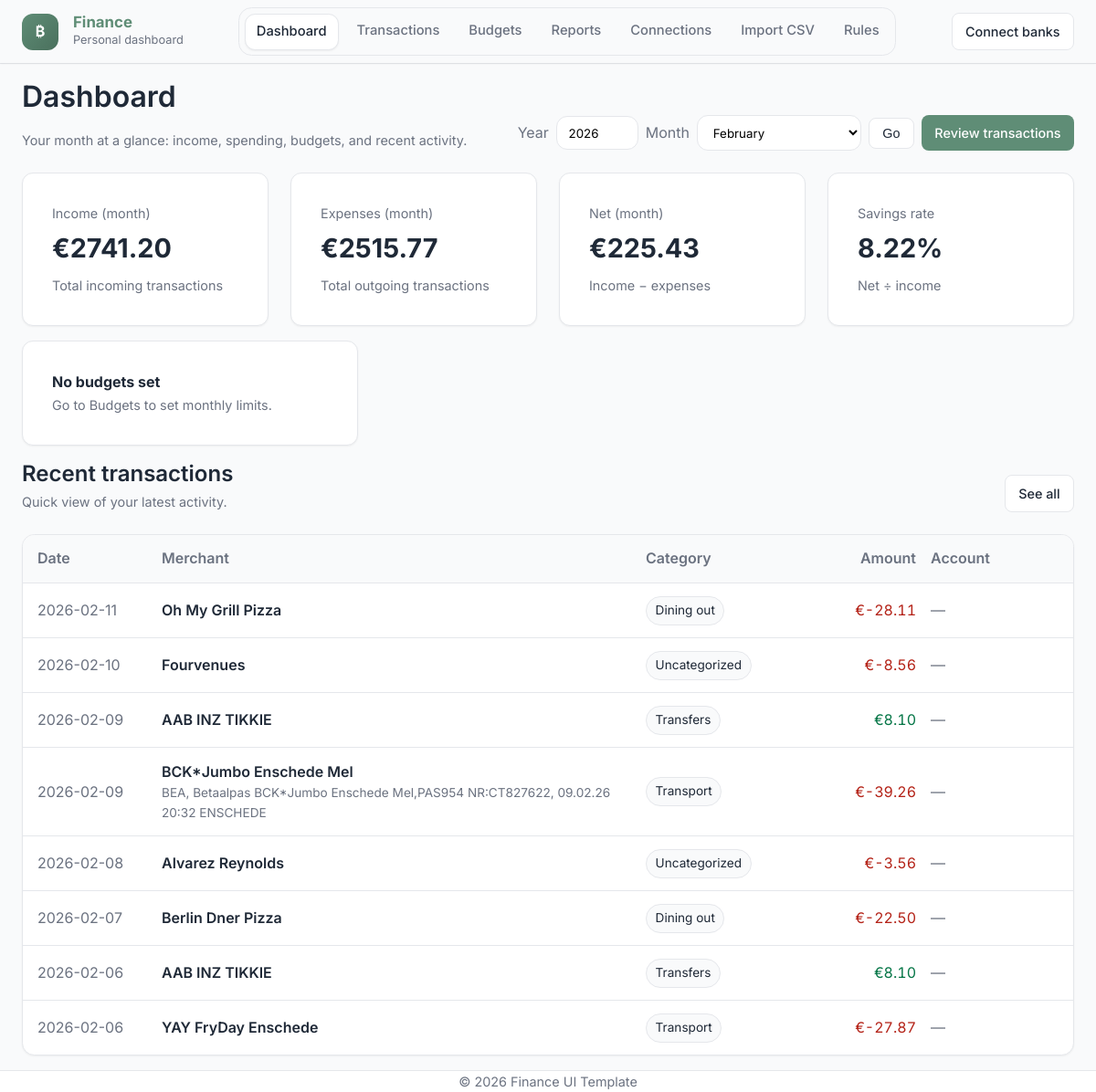
The page / on the database its author committed.
### models.py (models this page shows)
class Transaction(db.Model):
    id = db.Column(db.Integer, primary_key=True)
    posted_date = db.Column(db.Date, nullable=False)
    merchant = db.Column(db.String(255), nullable=True)
    description = db.Column(db.String(500), nullable=True)
    amount = db.Column(db.Numeric(12, 2), nullable=False)
    currency = db.Column(db.String(8), default="EUR")
    account_id = db.Column(db.Integer, db.ForeignKey("account.id"), nullable=True)
    category_id = db.Column(db.Integer, db.ForeignKey("category.id"), nullable=True)
    fingerprint = db.Column(db.String(64), nullable=False, unique=True, index=True)
    created_at = db.Column(db.DateTime, default=datetime.utcnow)
    import_batch_id = db.Column(db.Integer, db.ForeignKey("import_batch.id"), nullable=True)
    import_batch = db.relationship("ImportBatch", backref=db.backref("transactions", lazy=True))
    __table_args__ = (
        db.UniqueConstraint("account_id", "fingerprint", name="uq_tx_account_fingerprint"),
    )

class Category(db.Model):
    id = db.Column(db.Integer, primary_key=True)
    name = db.Column(db.String(80), unique=True, nullable=False)
    transactions = db.relationship("Transaction", backref="category", lazy=True)

### app.py (the view, shortened to what this page needs)
@app.get("/")
def dashboard():
    year = int(request.args.get("year", date.today().year))
    month = int(request.args.get("month", date.today().month))
    start_date = date(year, month, 1)
    last_day = calendar.monthrange(year, month)[1]
    end_date = date(year, month, last_day)
    income = db.session.query(func.coalesce(func.sum(Transaction.amount), 0))\
        .filter(Transaction.posted_date >= start_date,
                Transaction.posted_date <= end_date,
                Transaction.amount > 0).scalar()
    expenses = db.session.query(func.coalesce(func.sum(-Transaction.amount), 0))\
        .filter(Transaction.posted_date >= start_date,
                Transaction.posted_date <= end_date,
                Transaction.amount < 0).scalar()
    net = income - expenses
    savings_rate = (float(net) / float(income) * 100) if income and float(income) != 0 else 0.0
    budgets = (
        db.session.query(Budget, Category)
        .join(Category, Category.id == Budget.category_id)
        .filter(Budget.year == year, Budget.month == month)
        .all()
    )
    spent_rows = (
        db.session.query(
            Transaction.category_id,
            func.coalesce(func.sum(
                case((Transaction.amount < 0, -Transaction.amount), else_=0)
            ), 0).label("spent")
        )
        .filter(Transaction.posted_date >= start_date,
                Transaction.posted_date <= end_date,
                Transaction.category_id.isnot(None))
        .group_by(Transaction.category_id)
        .all()
    )
    spent_map = {cid: float(spent) for cid, spent in spent_rows}
    budget_cards = []
    def sort_key(x):
        if x["status"] == "overspent": return (0, -x["pct"])
        if x["status"] == "near": return (1, -x["pct"])
        return (2, -x["pct"])
    budget_cards.sort(key=sort_key)
    recent_txs = Transaction.query.order_by(Transaction.posted_date.desc()).limit(8).all()
    return render_template(
        "dashboard.html",
        year=year, month=month,
        income=income, expenses=expenses, net=net, savings_rate=savings_rate,
        budget_cards=budget_cards,
        recent=recent_txs
    )

### app.py (called while the page is built)
@app.context_processor
def inject_now():
    return {"current_year": date.today().year}

### templates/dashboard.html (shortened to what this page needs)
{% extends "base.html" %}
{% block content %}
  <div class="card-header">
    <div>
      <h1>Dashboard</h1>
      <div class="kicker">Your month at a glance: income, spending, budgets, and recent activity.</div>
    </div>
    <div class="toolbar" style="gap:.5rem; flex-wrap:wrap;">
      <form method="get" style="display:flex; gap:.5rem; align-items:center; flex-wrap:wrap;">
        <label class="muted">Year</label>
        <input class="input" name="year" value="{{ year }}" style="width:90px;" />
        <label class="muted">Month</label>
        <select class="input" name="month" style="width:180px;">
          {% set months = [
            (1,"January"),(2,"February"),(3,"March"),(4,"April"),(5,"May"),(6,"June"),
            (7,"July"),(8,"August"),(9,"September"),(10,"October"),(11,"November"),(12,"December")
          ] %}
          {% for mnum, mname in months %}
            <option value="{{ mnum }}" {% if mnum == month %}selected{% endif %}>{{ mname }}</option>
          {% endfor %}
        </select>
        <button class="btn btn-outline btn-sm" type="submit">Go</button>
      </form>
      <a class="btn btn-primary btn-sm" href="{{ url_for('transactions') }}">Review transactions</a>
    </div>
  </div>
  <section class="metrics-grid">
    <div class="card metric">
      <div class="label">Income (month)</div>
      <div class="value">€{{ "%.2f"|format(income) }}</div>
      <div class="delta muted">Total incoming transactions</div>
    </div>
    <div class="card metric">
      <div class="label">Expenses (month)</div>
      <div class="value">€{{ "%.2f"|format(expenses) }}</div>
      <div class="delta muted">Total outgoing transactions</div>
    </div>
    <div class="card metric">
      <div class="label">Net (month)</div>
      <div class="value {% if net < 0 %}negative{% else %}positive{% endif %}">
        €{{ "%.2f"|format(net) }}
      </div>
      <div class="delta muted">Income − expenses</div>
    </div>
    <div class="card metric">
      <div class="label">Savings rate</div>
      <div class="value">{{ "%.2f"|format(savings_rate) }}%</div>
      <div class="delta muted">Net ÷ income</div>
    </div>
  </section>
  <div style="height: 1rem;"></div>
  <section class="budget-grid">
      {% if budget_cards and budget_cards|length > 0 %}
        {% for b in budget_cards %}
          <div class="card budget-card">
            <div class="split">
              <div style="font-weight:700;">{{ b.category }}</div>
              <div class="small muted">€{{ "%0.2f"|format(b.spent) }} / €{{ "%0.2f"|format(b.limit) }}</div>
            </div>
            <div style="height:.6rem;"></div>
            {% set bar = b.pct if b.pct < 100 else 100 %}
            <div class="progress"><div style="width:{{ bar }}%;"></div></div>
            <div style="height:.6rem;"></div>
            {% if b.status == "overspent" %}
              <div class="small"><span class="badge">Overspent</span> <span class="muted">{{ "%0.0f"|format(b.pct) }}% used</span></div>
            {% elif b.status == "near" %}
              <div class="small"><span class="badge">Near limit</span> <span class="muted">{{ "%0.0f"|format(b.pct) }}% used</span></div>
            {% else %}
              <div class="small muted">{{ "%0.0f"|format(b.pct) }}% used · resets monthly</div>
            {% endif %}
          </div>
        {% endfor %}
      {% else %}
        <div class="card budget-card">
          <div style="font-weight:700;">No budgets set</div>
          <div class="muted small">Go to Budgets to set monthly limits.</div>
        </div>
      {% endif %}
    </section>
  <div style="height: 1rem;"></div>
  <div class="card-header">
    <div>
      <h2 style="margin:0;">Recent transactions</h2>
      <div class="kicker">Quick view of your latest activity.</div>
    </div>
    <a class="btn btn-outline btn-sm" href="{{ url_for('transactions') }}">See all</a>
  </div>
  <div class="surface-list">
    <div class="tx-row tx-head">
      <div>Date</div><div>Merchant</div><div class="col-category">Category</div><div class="tx-amount">Amount</div><div class="col-account">Account</div>
    </div>
    {% for tx in recent %}
    <div class="tx-row">
      <div class="muted">{{ tx.posted_date }}</div>
      <div>
        <div style="font-weight:600;">{{ tx.merchant or "—" }}</div>
        <div class="muted" style="font-size:.85rem;">{{ tx.description or "" }}</div>
      </div>
      <div class="col-category" style="display:flex; gap:.5rem; align-items:center;">
        {% if tx.category %}
          <span class="badge">{{ tx.category.name }}</span>
        {% else %}
          <span class="badge">Uncategorized</span>
        {% endif %}
      </div>
      <div class="tx-amount {% if tx.amount < 0 %}negative{% else %}positive{% endif %}">
        €{{ "%.2f"|format(tx.amount) }}
      </div>
      <div class="muted col-account">
        {% if tx.account %}{{ tx.account.name }}{% else %}—{% endif %}
      </div>
    </div>
    {% endfor %}
  </div>
{% endblock %}

### static/css/style.css (style rules this page uses)
:root { --color-bg: #F9FAFB; --color-surface: #FFFFFF; --color-primary: #5F8D76; --color-primary-dark: #4A705D; --color-secondary: #8DA9C4; --color-text-main: #1F2937; --color-text-muted: #6B7280; --color-accent: #D4A373; --color-border: #E5E7EB; --font-sans: 'Inter', 'Poppins', -apple-system, BlinkMacSystemFont, "Segoe UI", Roboto, sans-serif; --spacing-xs: 0.5rem; --spacing-sm: 1rem; --spacing-md: 1.5rem; --spacing-lg: 2rem; --spacing-xl: 3rem; --shadow-sm: 0 1px 2px 0 rgba(0, 0, 0, 0.05); --shadow-md: 0 4px 6px -1px rgba(0, 0, 0, 0.1), 0 2px 4px -1px rgba(0, 0, 0, 0.06); }
* { box-sizing: border-box; margin: 0; padding: 0; }
body { font-family: var(--font-sans); background-color: var(--color-bg); color: var(--color-text-main); line-height: 1.6; min-height: 100vh; display: flex; flex-direction: column; }
h1, h2, h3, h4, h5, h6 { font-weight: 600; line-height: 1.25; color: var(--color-text-main); margin-bottom: var(--spacing-sm); }
a { color: var(--color-primary); text-decoration: none; transition: color 0.2s; }
.btn { display: inline-block; padding: 0.75rem 1.5rem; border-radius: 0.5rem; font-weight: 500; cursor: pointer; border: none; font-size: 1rem; transition: all 0.2s ease; }
.btn-primary { background-color: var(--color-primary); color: white; }
.btn-outline { border: 1px solid var(--color-border); background: white; color: var(--color-text-main); }
.card { background: var(--color-surface); border-radius: 0.75rem; box-shadow: var(--shadow-sm); padding: var(--spacing-lg); border: 1px solid var(--color-border); transition: transform 0.2s, box-shadow 0.2s; }
.btn-sm { padding: .5rem .9rem; font-size: .9rem; }
.muted { color: var(--color-text-muted); }
.metrics-grid { display:grid; grid-template-columns: repeat(12, 1fr); gap: var(--spacing-md); margin-top: var(--spacing-md); }
.metric { grid-column: span 3; }
.metric .label { color: var(--color-text-muted); font-size: .9rem; }
.metric .value { font-size: 1.8rem; font-weight: 700; margin-top: .25rem; }
.metric .delta { margin-top: .35rem; font-size: .9rem; color: var(--color-text-muted); }
.card-header { display:flex; align-items:flex-end; justify-content:space-between; gap: var(--spacing-md); margin-bottom: var(--spacing-md); flex-wrap: wrap; }
.kicker { color: var(--color-text-muted); font-size: .9rem; margin-top: .25rem; }
.badge { display:inline-flex; align-items:center; gap:.4rem; padding: .25rem .6rem; border-radius: 999px; border: 1px solid var(--color-border); background: var(--color-bg); font-size: .85rem; color: var(--color-text-main); white-space: nowrap; }
.surface-list { background: var(--color-surface); border: 1px solid var(--color-border); border-radius: 0.85rem; box-shadow: var(--shadow-sm); overflow: hidden; }
.tx-row { display:grid; grid-template-columns: 120px 1.5fr 1fr 140px 160px; gap: var(--spacing-md); padding: .85rem 1rem; border-bottom: 1px solid var(--color-border); align-items:center; }
.tx-row:last-child { border-bottom:none; }
.tx-head { background: var(--color-bg); color: var(--color-text-muted); font-weight: 600; }
.tx-amount { text-align:right; font-variant-numeric: tabular-nums; }
.tx-amount.negative { color: #b42318; }
.tx-amount.positive { color: #067647; }
.input { border:1px solid var(--color-border); border-radius:.75rem; padding:.6rem .8rem; background: var(--color-surface); font-family: var(--font-sans); outline: none; }
.toolbar { display:flex; gap:.6rem; align-items:center; flex-wrap:wrap; }
.budget-grid { display:grid; grid-template-columns: repeat(12, 1fr); gap: var(--spacing-md); }
.budget-card { grid-column: span 4; }
.small { font-size:.9rem; }
.tx-row { display:grid; grid-template-columns: 120px minmax(260px, 1.4fr) 160px 120px 140px; gap: 16px; padding: .85rem 1rem; border-bottom: 1px solid var(--color-border); align-items:center; }
.tx-row > div { min-width: 0; }
.tx-amount { text-align:right; white-space: nowrap; font-variant-numeric: tabular-nums; }
.col-account { text-align:left; white-space: nowrap; overflow: hidden; text-overflow: ellipsis; }

### rows shown on the page
Transaction: posted_date "2026-02-11", merchant "Oh My Grill Pizza", category.name "Dining out", amount "-28.11"
Transaction: posted_date "2026-02-10", merchant "Fourvenues", shows "Uncategorized", amount "-8.56"
Transaction: posted_date "2026-02-09", merchant "AAB INZ TIKKIE", category.name "Transfers", amount "8.10"
Transaction: posted_date "2026-02-09", merchant "BCK*Jumbo Enschede Mel", description "BEA, Betaalpas BCK*Jumbo Enschede Mel,PAS954 NR:CT827622, 09.02.26 20:32 ENSCHEDE", category.name "Transport", amount "-39.26"
Transaction: posted_date "2026-02-08", merchant "Alvarez Reynolds", shows "Uncategorized", amount "-3.56"
Transaction: posted_date "2026-02-07", merchant "Berlin Dner Pizza", category.name "Dining out", amount "-22.50"
Transaction: posted_date "2026-02-06", merchant "AAB INZ TIKKIE", category.name "Transfers", amount "8.10"
Transaction: posted_date "2026-02-06", merchant "YAY FryDay Enschede", category.name "Transport", amount "-27.87"

### other values the page prints
{{ "%.2f"|format(income) }} "2741.20"
{{ "%.2f"|format(expenses) }} "2515.77"
{{ "%.2f"|format(net) }} "225.43"
{{ "%.2f"|format(savings_rate) }} "8.22"
form field month "February"
